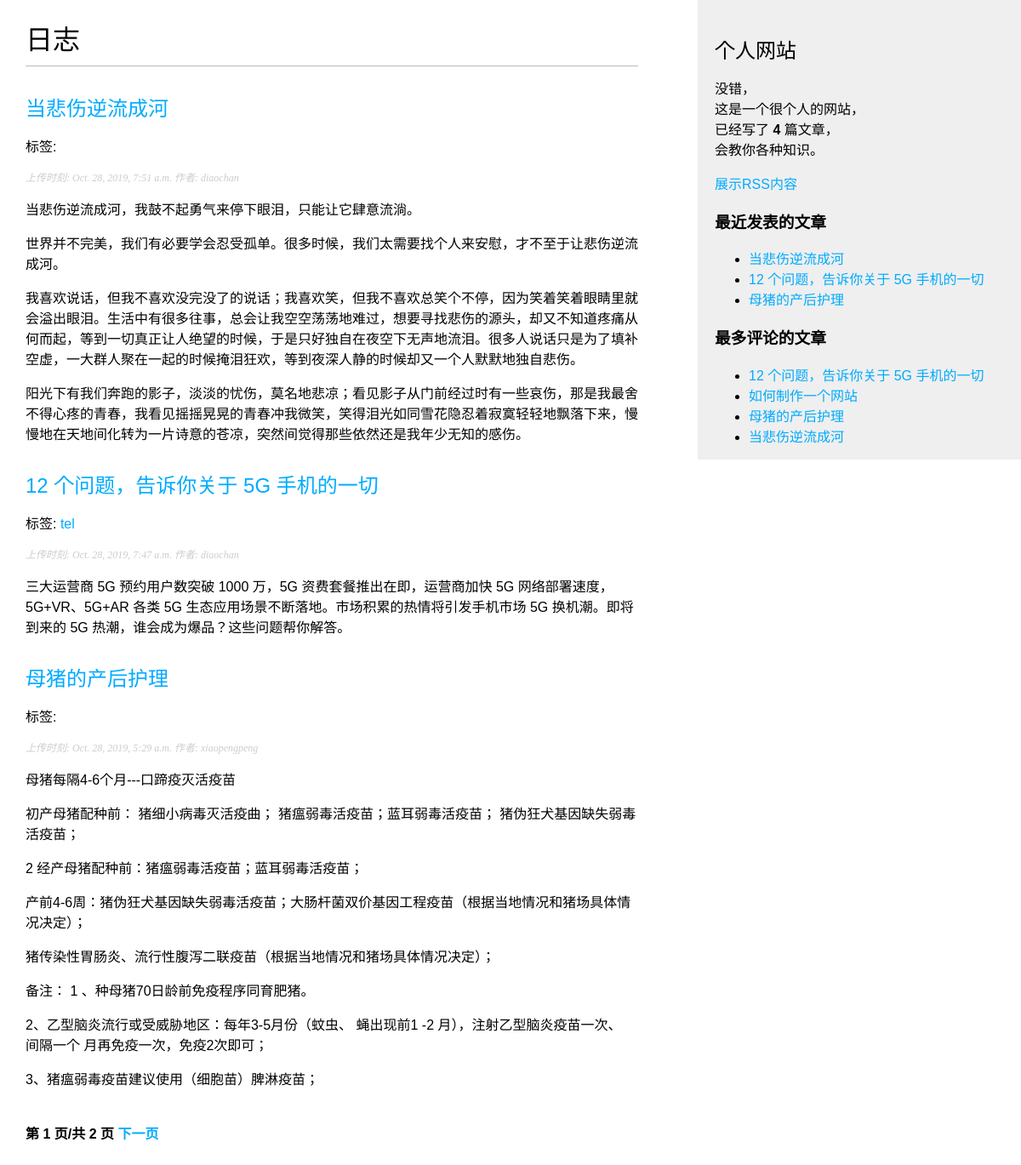
The page /blog/ on the database as committed earlier.
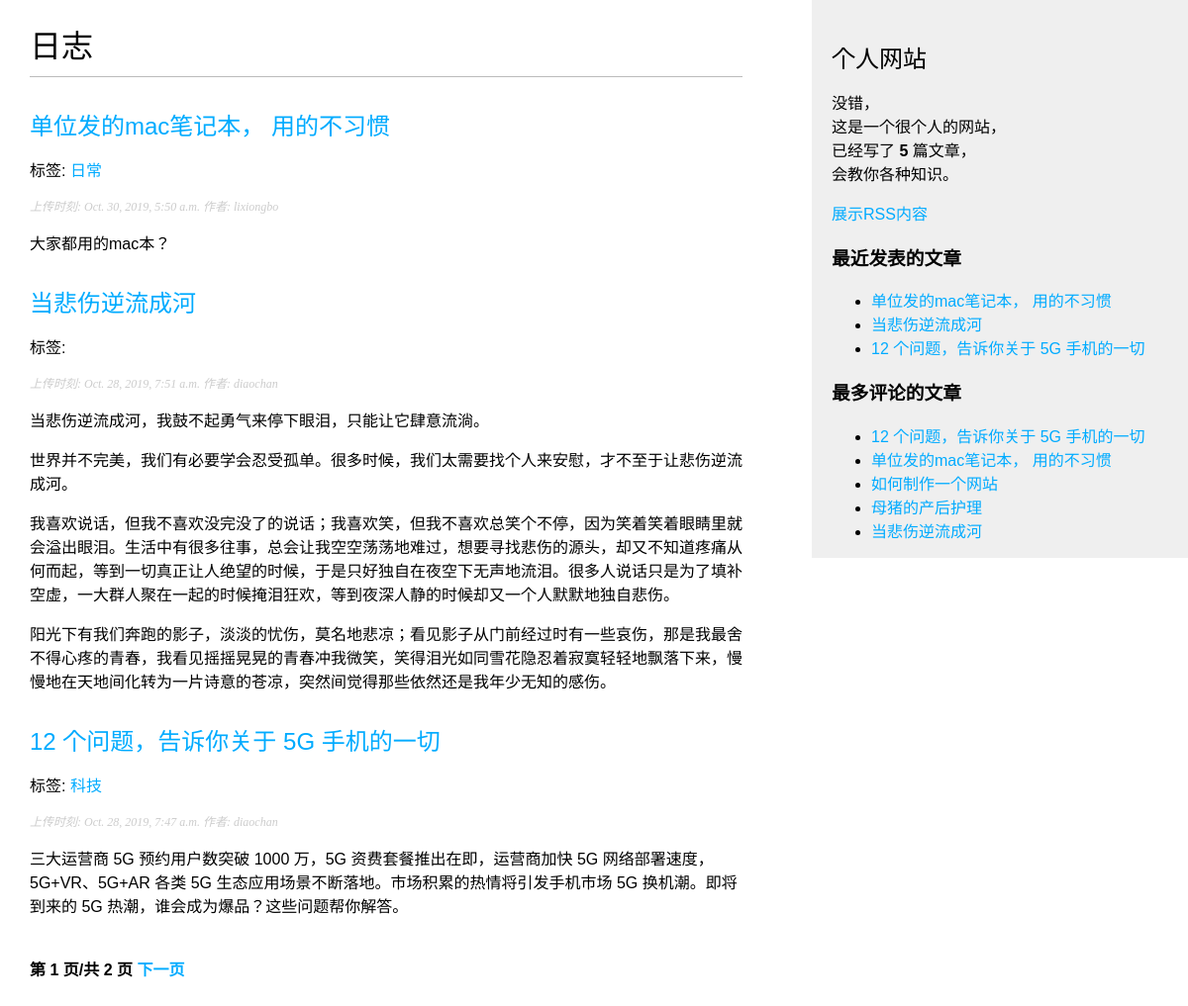
The same page on the database as committed later.
### blog/models.py (models this page shows, shortened)
class Post(models.Model):
    STATUS_CHOICES=(
        ('draft','Draft'),
        ('published','Published'),
    )
    title=models.CharField(max_length=250)
    slug=models.SlugField(max_length=250,unique_for_date='publish')
    author=models.ForeignKey(User,on_delete=models.CASCADE,related_name='blog_posts')
    body=models.TextField()
    publish=models.DateTimeField(default=timezone.now)
    created=models.DateTimeField(auto_now_add=True)
    updated=models.DateTimeField(auto_now=True)
    status=models.CharField(max_length=10,choices=STATUS_CHOICES,default='draft')
    objects=models.Manager()
    published=PublishedManager()
    tags=TaggableManager()
    class Meta:
        ordering=('-publish',)
    def get_absolute_url(self):
        return reverse('blog:post_detail',args=[self.publish.year,self.publish.month,self.publish.day,self.slug])

### blog/views.py (the view)
# urls.py: path('',views.post_list,name='post_list'),
def post_list(request,tag_slug=None):
    object_list=Post.published.all()
    tag=None
    if tag_slug:
        tag=get_object_or_404(Tag,slug=tag_slug)
        object_list=object_list.filter(tags__in=[tag])
    paginator=Paginator(object_list,3)
    page=request.GET.get('page')
    try:
        posts=paginator.page(page)
    except PageNotAnInteger:
        posts=paginator.page(1)
    except EmptyPage:
        posts=paginator.page(paginator.num_pages)
    return render(request,'blog/post/list.html',{'posts':posts,'page':page,'tag':tag})

### blog/models.py (called while the page is built)
    def get_queryset(self):
        return super(PublishedManager,self).get_queryset().filter(status='published')

### blog/templatetags/blog_tags.py (called while the page is built)
@register.simple_tag
def total_posts():
    return Post.published.count()

@register.inclusion_tag('blog/post/latest_posts.html')
def show_latest_posts(count=5):
    lastest_posts=Post.published.order_by('-publish')[:count]
    return {'latest_posts':lastest_posts}

@register.simple_tag
def get_most_commented_posts(count=5):
    return Post.published.annotate(total_comments=Count('comments')).order_by('-total_comments')[:count]

@register.filter(name='markdown')
def markdown_format(text):
    return mark_safe(markdown.markdown(text))

### blog/templates/blog/post/list.html (shortened to what this page needs)
{% extends 'blog/base.html' %}
{% load blog_tags %}
{% block content %}
    <h1>日志</h1>
    {% for post in posts %}
        <h2>
            <a href="{{ post.get_absolute_url }}">{{ post.title }}</a>
        </h2>
        <p class="tags">标签:
        {% for tag in post.tags.all %}
            <a href="{% url "blog:post_list_by_tag" tag.slug %}">{{ tag.name }}</a>
        {% endfor %}
        </p>
        <p class="date">
            上传时刻: {{ post.publish }} 作者: {{ post.author }}
        </p>
        {{ post.body|markdown|truncatewords_html:30 }}
    {% endfor %}
    {% include "pagination.html" with page=posts %}
{% endblock %}

### blog/templates/blog/base.html (shortened to what this page needs)
{% load blog_tags %}
{% load static %}
<!DOCTYPE html>
<html lang="en">
<head>
    <link href="{% static "css/blog.css" %}" rel="stylesheet">
</head>
<body>
<div id="content">
    {% block content %}
    {% endblock %}
</div>
<div id="sidebar">
    <h2>个人网站 </h2>
    <p>没错，<br>这是一个很个人的网站，<br>已经写了 <strong>{% total_posts %}</strong> 篇文章，<br>会教你各种知识。</p>
    <p><a href="{% url "blog:post_feed" %}">展示RSS内容</a></p>
    <h3>最近发表的文章</h3>
    {% show_latest_posts 3 %}
    <h3>最多评论的文章</h3>
    {% get_most_commented_posts as most_commented_posts %}
    <ul>
        {% for post in most_commented_posts %}
            <li>
            <a href="{{post.get_absolute_url}}">{{ post.title }}</a>
            </li>
        {% endfor %}
    </ul>
</div>
</body>
</html>

### blog/templates/blog/post/latest_posts.html
<ul>
    {% for post in latest_posts %}
        <li>
        <a href="{{ post.get_absolute_url }}">{{ post.title }}</a>
        </li>
    {% endfor %}
</ul>

Rows that differ between the two databases and show on the page:
no longer on one of the page's lists (row unchanged): Post: title "母猪的产后护理", publish "Oct. 28, 2019, 5:29 a.m.", author "xiaopengpeng", body "母猪每隔4-6个月---口蹄疫灭活疫苗 初产母猪配种前： 猪细小病毒灭活疫曲； 猪瘟弱毒活疫苗；蓝耳弱毒活疫苗； 猪伪狂犬基因缺失弱毒活疫苗； 2 经产母猪配种前：猪瘟弱毒活疫苗；蓝耳弱毒活疫苗； 产前4-6周：猪伪狂犬基因缺失弱毒活疫苗；大肠杆菌双价基因工程疫苗（根据当地情况和猪场具体情况决定）； 猪传染性胃肠炎、流行性腹泻二联疫苗（根据当地情况和猪场具体情况决定）； 备注： 1 、种母猪70日龄前免疫程序同育肥猪。 2、乙型脑炎流行或受威胁地区：每年3-5月份（蚊虫、 蝇出现前1 -2 月），注射乙型脑炎疫苗一次、 间隔一个 月再免疫一次，免疫2次即可； 3、猪瘟弱毒疫苗建议使用（细胞苗）脾淋疫苗；"
added Post: title "单位发的mac笔记本， 用的不习惯", publish "Oct. 30, 2019, 5:50 a.m.", author "lixiongbo", body "大家都用的mac本？"
added Tag: name "日常", shown under "单位发的mac笔记本， 用的不习惯"
changed Tag (number 2 of 2 on the later page): name "tel" → "科技"
Other text that changed with them:
text no longer shown: "4"
text now shown: "5"
